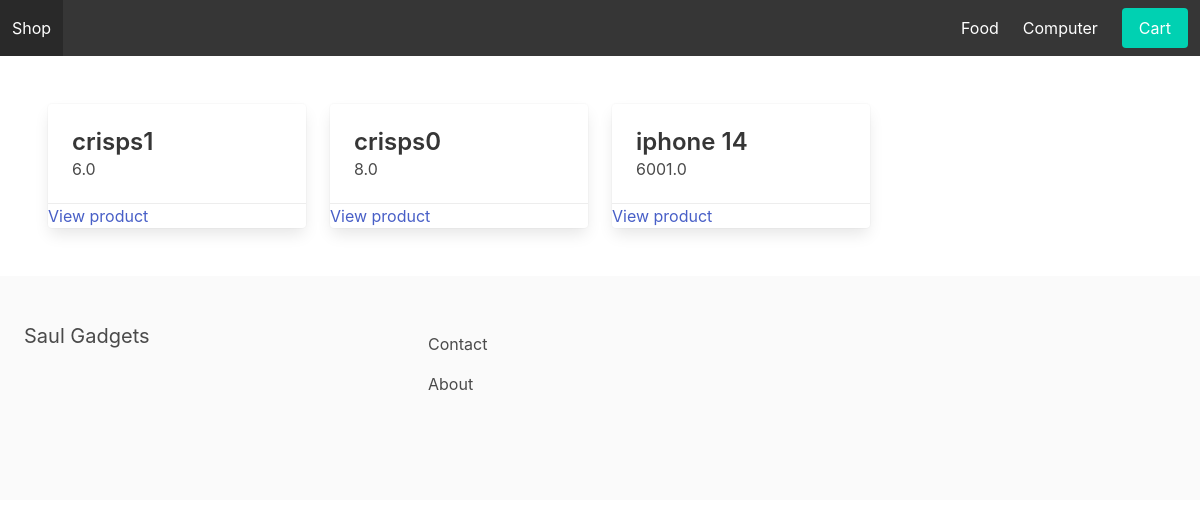
The page / on the database its author committed.
### apps/store/models.py (models this page shows, shortened)
class Category(models.Model):
    title = models.CharField(max_length=255)
    slug = models.SlugField(max_length=255)
    ordering = models.IntegerField(default=0)
    class Meta:
        verbose_name_plural = 'Categories'
        ordering = ('ordering',)

class Product(models.Model):
      category = models.ForeignKey(Category, related_name='products', on_delete=models.CASCADE)
      title = models.CharField(max_length=255)
      slug = models.SlugField(max_length=255)
      description = models.TextField(blank=True, null=True)
      price = models.FloatField()
      id = models.AutoField(primary_key=True)

### apps/core/views.py (the view)
# urls.py: path('', frontpage, name='frontpage'),
def frontpage(request):
    products =  Product.objects.all()
    context = {
        'products': products
    }
    return render(request, 'frontpage.html',context)

### apps/store/context_processor.py (called while the page is built)
def menu_categories(request):
    categories = Category.objects.all()
    return {'menu_categories': categories}

### apps/core/templates/frontpage.html (shortened to what this page needs)
{% extends 'base.html' %}
{% block content %}
   <div class = "columns is-multiline" >
            {% for product in products %}
                <div class="column is-3">
                   <div class="card">
                      <div class="card-content">
                           <div class="media">
                              <div class="media-content">
                                 <p class="title is-4">{{ product.title }}</p>
                                 <p class="subtitle is-6">{{ product.price }}</p>
                              </div>
                           </div>
                      </div>
                             <footer class="card-footer">
                                <a href="{% url 'product_detail' product.category.slug product.slug %}" class="cart-footer-item">View product</a>
                             </footer>
                   </div>
                </div>
            {% endfor %}
   </div>
{% endblock %}

### apps/core/templates/base.html (shortened to what this page needs)
<html>
	<head>
		<link rel="stylesheet" href="https://cdn.jsdelivr.net/npm/bulma@0.9.0/css/bulma.min.css">
	</head>
	<body>
		<nav class="navbar is-dark">
			<div class="navbar-brand">
				<a class="navbar-item" href="/">Shop</a>
			</div>
			<div id="main-navbar" class="navbar-menu">
				<div class="navbar-end">
					{% for category in menu_categories %}
					    <a href="{% url 'category_detail' category.slug %}" class="navbar-item">{{ category.title }}</a>
					{% endfor %}
					<div class="navbar-item">
						<a href="{% url 'cart' %}" class="button is-primary">Cart</a>
					</div>
				</div>
			</div>
        </nav>
		<section class="section">
			{% block content %}
            {% endblock %}
		</section>
		<footer class="footer">
			<div class="columns">
				<div class="column is-4">
					<h2 class="subtitle">Saul Gadgets</h2>
				</div>
				<div class="column is-8">
					<a href="{% url 'contact' %}" class="navbar-item">Contact</a>
					<a href="{% url 'about' %}" class="navbar-item">About</a>
				</div>
			</div>
		</footer>
	</body>
</html>

### rows shown on the page
Category: title "Food"
Category: title "Computer"
Product: title "crisps1", price "6.0"
Product: title "crisps0", price "8.0"
Product: title "iphone 14", price "6001.0"
